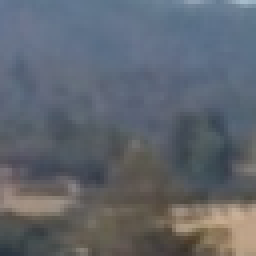
#> input picture training/non-vehicles/Extras/extra1097.png, 64 x 64 px (shown 4 times larger)
$ python -i car_detection.py   (imports and definitions only)   (older library calls are emulated)
#> lines starting #> are read from the running program, lines starting #| are printed output that depends on the picture
import numpy as np
import cv2
import random
import matplotlib.pyplot as plt
from skimage.feature import hog
from sklearn.preprocessing import StandardScaler
from sklearn.model_selection import train_test_split
from sklearn.svm import LinearSVC
from scipy.ndimage.measurements import label
import glob
import pickle
import pathlib

# Debug
import logging
# [1 line not run here, left out]

# Import needed to work with video clips
from moviepy.editor import VideoFileClip


# [395 lines left out: functions draw_boxes, convert_color, color_hist, bin_spatial, get_training_data, get_hog_features and 8 more, not called in this run]


class Car_boxes():
    '''Class to manage position of cars based on successive frames'''

    def __init__(self):

        # Load or train svc if not pre-existing
        svc_path = pathlib.Path('svc_pickle.p')
        if svc_path.exists():
            with svc_path.open('rb') as f:
#> (reads svc_pickle.p from the repository)
                svc_data = pickle.load(f)
                svc, scaler = svc_data['svc'], svc_data['scaler']
        else:
            svc, scaler = train_car_data_set()
            # Save trained svc
            with svc_path.open('wb') as f:
                pickle.dump({'svc':svc, 'scaler':scaler}, f)
        self.svc, self.scaler = svc, scaler

        self.boxes = []
        self.max_frames = 30  # number of successive frames to consider for car detection

    # [22 lines left out: functions update_boxes, extract_accurate_boxes, not called in this run]


# keep track of all car boxes in a global object
# [1 line that did not run here, left out]


# [74 lines not run here, left out]

>>> import cv2
>>> picture = cv2.imread('training/non-vehicles/Extras/extra1097.png', cv2.IMREAD_GRAYSCALE)
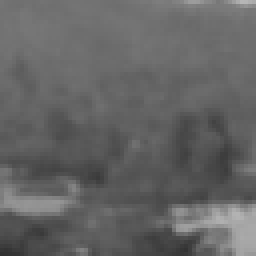
#> picture: shape (64, 64) (shown 4 times larger); min 49, max 182, mean 100.3
#> (the run stopped early here; a loop or call above may not have finished)
